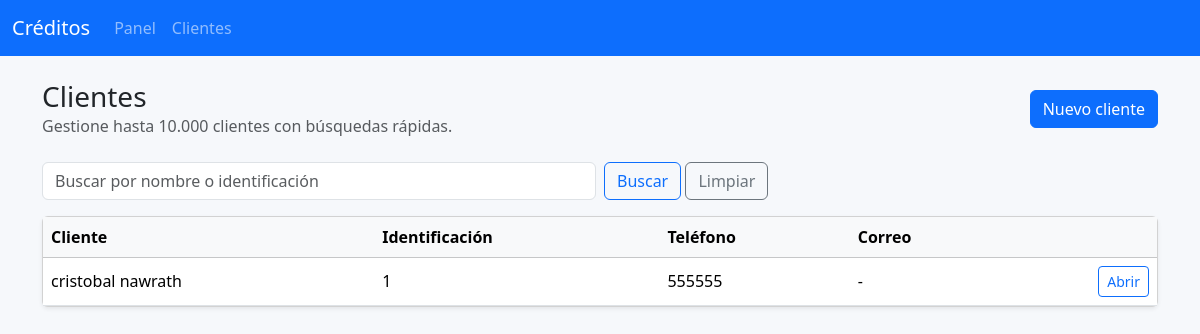
/clientes/, run on the app's committed database.
### creditos/models.py (models this page shows, shortened)
class Cliente(models.Model):
    nombres = models.CharField("Nombres", max_length=150)
    apellidos = models.CharField("Apellidos", max_length=150, blank=True)
    identificacion = models.CharField(
        "Número de identificación", max_length=50, unique=True
    )
    telefono = models.CharField("Teléfono", max_length=30, blank=True)
    email = models.EmailField("Correo electrónico", blank=True)
    direccion = models.CharField("Dirección", max_length=255, blank=True)
    fecha_registro = models.DateField("Fecha de registro", auto_now_add=True)
    class Meta:
        ordering = ["nombres", "apellidos"]
        verbose_name = "Cliente"
        verbose_name_plural = "Clientes"
    def __str__(self) -> str:  # pragma: no cover - representación básica
        if self.apellidos:
            return f"{self.nombres} {self.apellidos}".strip()
        return self.nombres
    @property
    def nombre_completo(self) -> str:
        return str(self)

### creditos/views.py (the view)
# urls.py: path("clientes/", views.ClienteListView.as_view(), name="clientes_lista"),
class ClienteListView(ListView):
    model = Cliente
    template_name = "creditos/clientes/lista.html"
    context_object_name = "clientes"
    paginate_by = 25
    def get_queryset(self):
        queryset = super().get_queryset()
        termino = self.request.GET.get("q")
        if termino:
            queryset = queryset.filter(
                Q(nombres__icontains=termino)
                | Q(apellidos__icontains=termino)
                | Q(identificacion__icontains=termino)
            )
        return queryset
    def get_context_data(self, **kwargs):
        context = super().get_context_data(**kwargs)
        context["termino"] = self.request.GET.get("q", "")
        return context

### templates/creditos/clientes/lista.html (shortened to what this page needs)
{% extends "base.html" %}
{% block content %}
<div class="d-flex justify-content-between align-items-center mb-4">
    <div>
        <h1 class="h3 mb-0">Clientes</h1>
        <p class="text-muted mb-0">Gestione hasta 10.000 clientes con búsquedas rápidas.</p>
    </div>
    <a href="{% url 'creditos:cliente_nuevo' %}" class="btn btn-primary">Nuevo cliente</a>
</div>
<form method="get" class="row g-2 mb-3">
    <div class="col-md-6">
        <input type="search" name="q" value="{{ termino }}" class="form-control" placeholder="Buscar por nombre o identificación">
    </div>
    <div class="col-md-3">
        <button type="submit" class="btn btn-outline-primary">Buscar</button>
        <a href="{% url 'creditos:clientes_lista' %}" class="btn btn-outline-secondary">Limpiar</a>
    </div>
</form>
<div class="card shadow-sm">
    <div class="table-responsive">
        <table class="table table-hover align-middle mb-0">
            <thead class="table-light">
                <tr>
                    <th>Cliente</th>
                    <th>Identificación</th>
                    <th>Teléfono</th>
                    <th>Correo</th>
                    <th></th>
                </tr>
            </thead>
            <tbody>
                {% for cliente in clientes %}
                    <tr>
                        <td>{{ cliente.nombre_completo }}</td>
                        <td>{{ cliente.identificacion }}</td>
                        <td>{{ cliente.telefono|default:"-" }}</td>
                        <td>{{ cliente.email|default:"-" }}</td>
                        <td class="text-end">
                            <a href="{% url 'creditos:cliente_detalle' cliente.pk %}" class="btn btn-sm btn-outline-primary">Abrir</a>
                        </td>
                    </tr>
                {% empty %}
                    <tr>
                        <td colspan="5" class="text-center py-4 text-muted">No se encontraron clientes con el criterio indicado.</td>
                    </tr>
                {% endfor %}
            </tbody>
        </table>
    </div>
</div>
{% endblock %}

### static/css/app.css (style rules this page uses)
body { background-color: #f6f8fb; }

### data on the page
Cliente: nombre_completo "cristobal nawrath", identificacion "1", telefono "555555", email "-"
